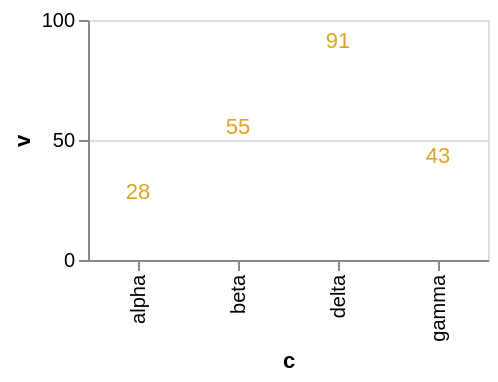

The specification (Vega-Lite) saved for this image:
### Vega-Lite specification from a JSON file in a GitHub repository (floating-point values rounded to 4 significant figures)
{"$schema": "https://vega.github.io/schema/vega-lite/v6.json", "width": 200, "height": 120, "data": {"values": [{"c": "alpha", "v": 28, "w": 3, "t": "2024-01-07"}, {"c": "beta", "v": 55, "w": 7, "t": "2024-03-19"}, {"c": "gamma", "v": 43, "w": 5, "t": "2024-06-02"}, {"c": "delta", "v": 91, "w": 9, "t": "2024-09-11"}]}, "mark": {"type": "text", "fill": "goldenrod"}, "encoding": {"x": {"field": "c", "type": "nominal"}, "y": {"field": "v", "type": "quantitative"}, "text": {"field": "v", "type": "quantitative"}}}
